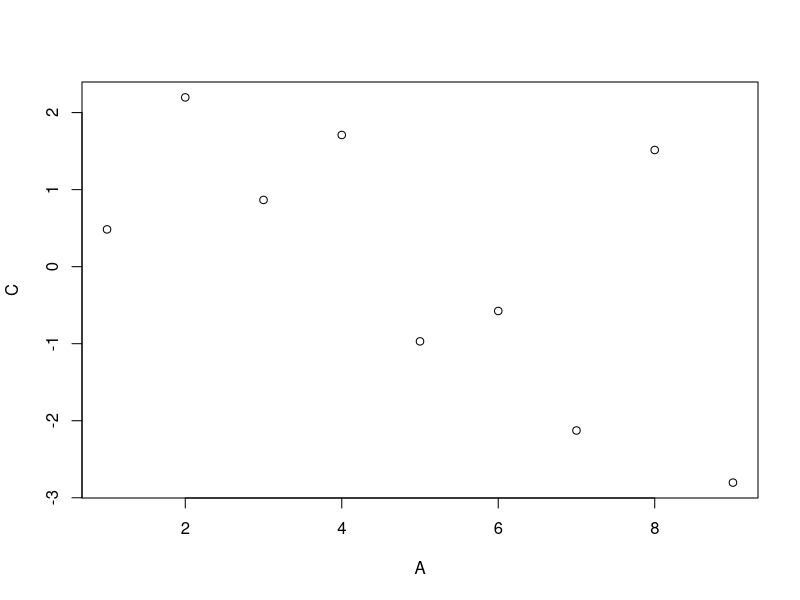

R code for this plot:
# Data.table

# Obs: Caso tenha problemas com a acentuação, consulte este link:
# https://support.rstudio.com/hc/en-us/articles/200532197-Character-Encoding

# Configurando o diretório de trabalho
# Coloque entre aspas o diretório de trabalho que você está usando no seu computador
# Não use diretórios com espaço no nome
setwd("/{caminho/no/seu/computador}/bloco_4_R_meneracao_de_dados")
getwd()

# Instalando os pacotes
install.packages("data.table") # Já instalado
library(data.table)


# Criando 2 vetores
vec1 <- c(1, 2, 3, 4)
vec2 <- c('Vermelho', 'Verde', 'Marrom', 'Laranja')


# Criando um data.table
?data.table
dt1 <- data.table(vec1, vec2)
dt1
class(dt1)

# Slicing do data.table
dt2 <- data.table(A = 1:9, B = c("Z", "W", "Q"), C = rnorm(9), D = TRUE)
dt2
class(dt2)
dt2[1,1]
dt2[3:5,]
dt2[, .(B, C)]

# Aplicando função ao data.table
dt2[, .(Total = sum(A), Mean = mean(C))]
dt2[, plot(A, C)]
dt2[, .(MySum = sum(A)), by = .(Grp = A%%2)]

# Definindo valores por grupos
dt3 <- data.table(B = c("a", "b", "c", "d", "e", "a", "b", "c", "d", "e"), 
                  val = as.integer(c(6:10, 1:5)))
dt3

# Operações com data.tables
dt4 <- data.table(A = rep(letters[2:1], each = 4L), 
                  B = rep(1:4, each = 2L), 
                  C = sample(8))

dt4
new_dt4 <- dt4[, sum(C), by = A]
new_dt4
class(new_dt4)
new_dt4[order(A)]

new_dt4 <- dt4[, sum(B), by = A][order(A)]
new_dt4

# Iris
dt5 <- as.data.table(iris)
dt5
dt5[, .(Sepal.Length = median(Sepal.Length),
         Sepal.Width = median(Sepal.Width),
         Petal.Length = median(Petal.Length),
         Petal.Width = median(Petal.Width)),
     by = Species]

# O parâmetro .SD significa Subset Data e um subset é criado considerando a coluna Species e depois 
# é calculda a mediana. O resultado deve ser igual ao comando anterior. 
# O .SD faz parte da notação do pacote data.table.
dt5[, lapply(.SD, median), by = Species]












